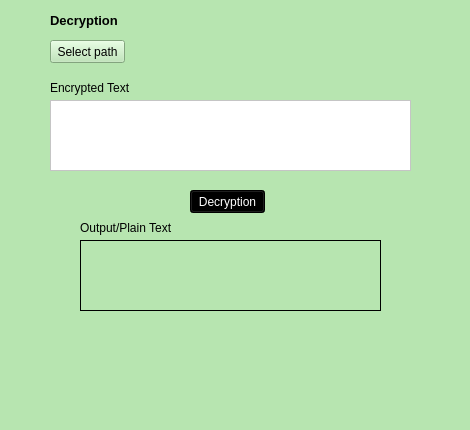
<?xml version="1.0" encoding="UTF-8"?>
<ui version="4.0">
 <class>decryption_window</class>
 <widget class="QMainWindow" name="decryption_window">
  <property name="geometry">
   <rect>
    <x>0</x>
    <y>0</y>
    <width>470</width>
    <height>430</height>
   </rect>
  </property>
  <property name="windowTitle">
   <string>Decryption</string>
  </property>
  <property name="styleSheet">
   <string notr="true">background-color: rgb(183, 229, 176);</string>
  </property>
  <widget class="QWidget" name="centralwidget">
   <widget class="QPushButton" name="decryption">
    <property name="geometry">
     <rect>
      <x>190</x>
      <y>190</y>
      <width>75</width>
      <height>23</height>
     </rect>
    </property>
    <property name="styleSheet">
     <string notr="true">color: rgb(255, 255, 255);
background-color: rgb(0, 0, 0);</string>
    </property>
    <property name="text">
     <string>Decryption</string>
    </property>
   </widget>
   <widget class="QTextEdit" name="output_decrypt">
    <property name="geometry">
     <rect>
      <x>80</x>
      <y>240</y>
      <width>301</width>
      <height>71</height>
     </rect>
    </property>
    <property name="frameShape">
     <enum>QFrame::Box</enum>
    </property>
    <property name="frameShadow">
     <enum>QFrame::Plain</enum>
    </property>
   </widget>
   <widget class="QLabel" name="output_label">
    <property name="geometry">
     <rect>
      <x>80</x>
      <y>220</y>
      <width>111</width>
      <height>16</height>
     </rect>
    </property>
    <property name="text">
     <string>Output/Plain Text</string>
    </property>
   </widget>
   <widget class="QLabel" name="label">
    <property name="geometry">
     <rect>
      <x>50</x>
      <y>10</y>
      <width>81</width>
      <height>20</height>
     </rect>
    </property>
    <property name="font">
     <font>
      <pointsize>10</pointsize>
      <weight>75</weight>
      <bold>true</bold>
     </font>
    </property>
    <property name="autoFillBackground">
     <bool>false</bool>
    </property>
    <property name="text">
     <string>Decryption</string>
    </property>
   </widget>
   <widget class="QLabel" name="pathLabel">
    <property name="geometry">
     <rect>
      <x>130</x>
      <y>40</y>
      <width>291</width>
      <height>21</height>
     </rect>
    </property>
    <property name="text">
     <string/>
    </property>
   </widget>
   <widget class="QLabel" name="encrypted_text_2">
    <property name="geometry">
     <rect>
      <x>50</x>
      <y>80</y>
      <width>131</width>
      <height>16</height>
     </rect>
    </property>
    <property name="text">
     <string>Encrypted Text</string>
    </property>
   </widget>
   <widget class="QPushButton" name="selectPathButton2">
    <property name="geometry">
     <rect>
      <x>50</x>
      <y>40</y>
      <width>75</width>
      <height>23</height>
     </rect>
    </property>
    <property name="text">
     <string>Select path</string>
    </property>
   </widget>
   <widget class="QPlainTextEdit" name="input_decrypt">
    <property name="geometry">
     <rect>
      <x>50</x>
      <y>100</y>
      <width>361</width>
      <height>71</height>
     </rect>
    </property>
    <property name="styleSheet">
     <string notr="true">background-color: rgb(255, 255, 255);</string>
    </property>
   </widget>
  </widget>
 </widget>
 <resources/>
 <connections/>
</ui>
